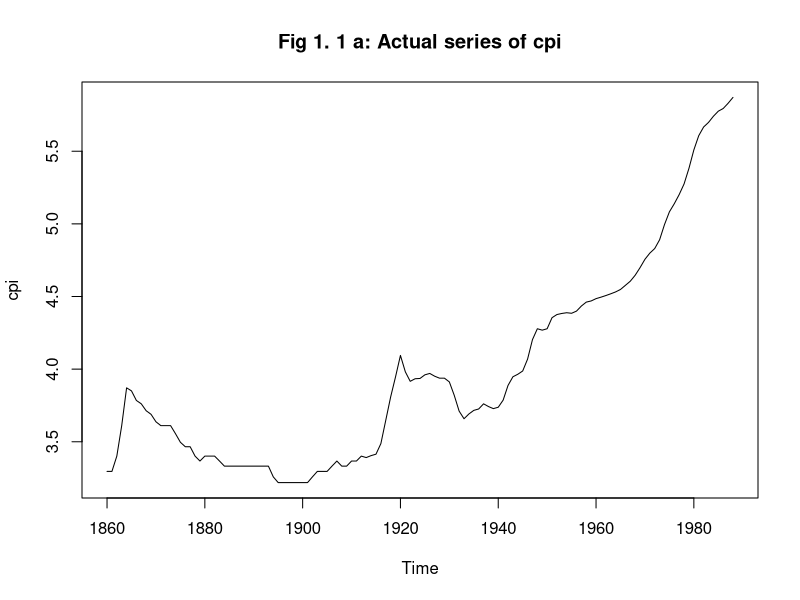
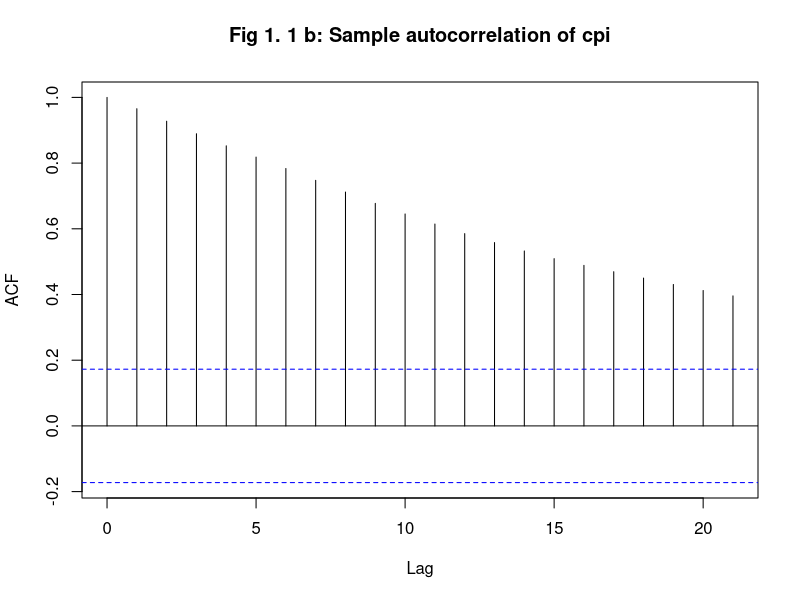
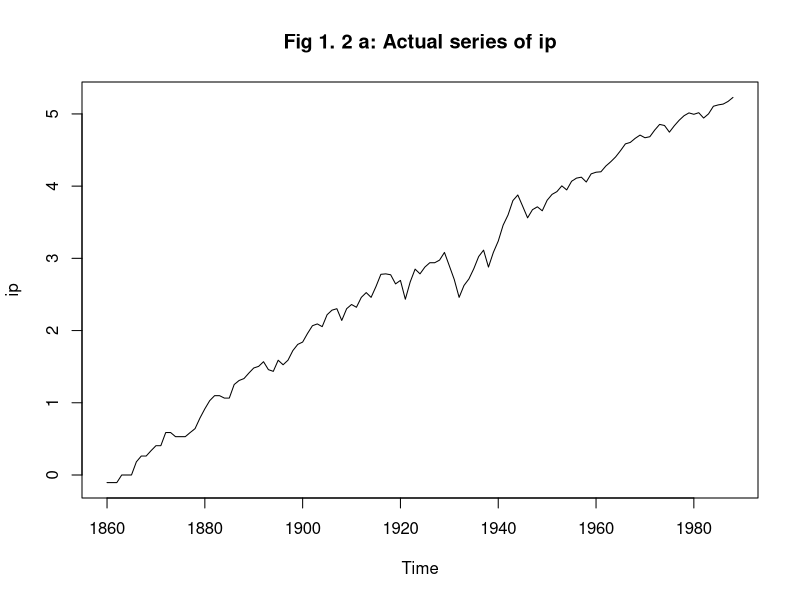
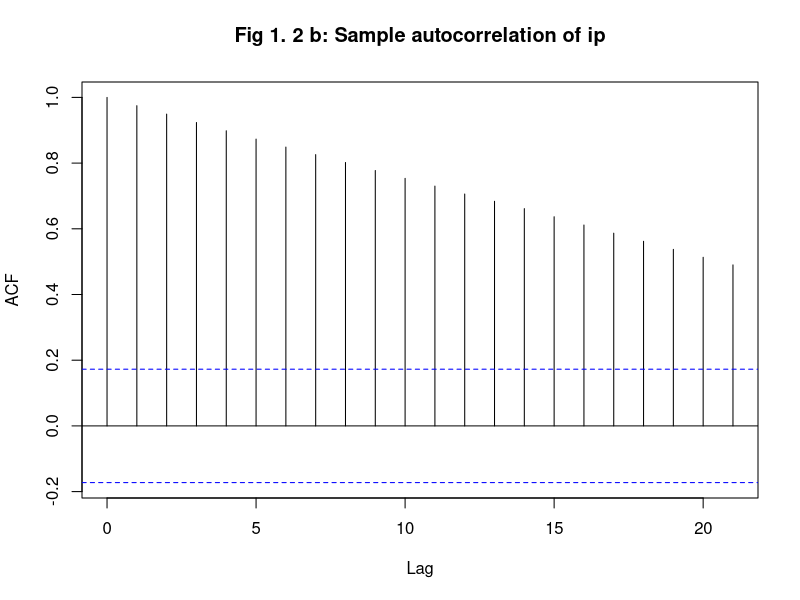
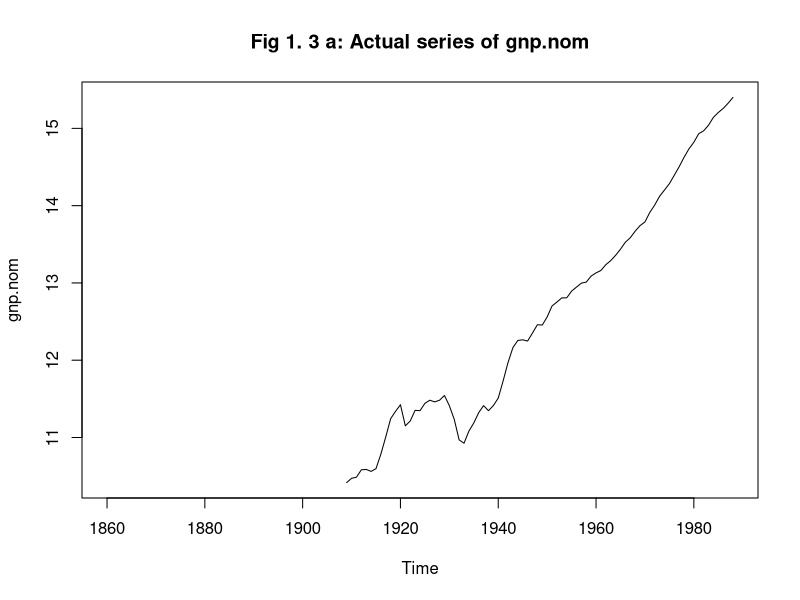
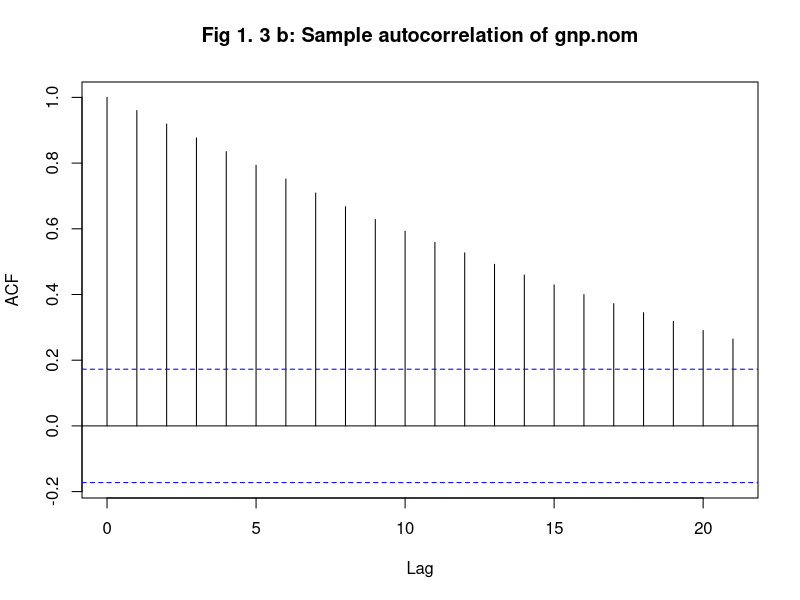
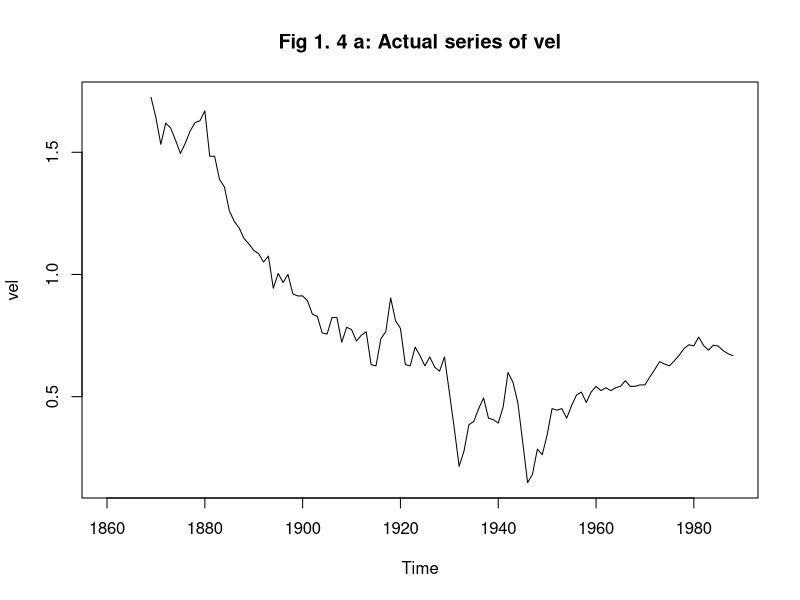
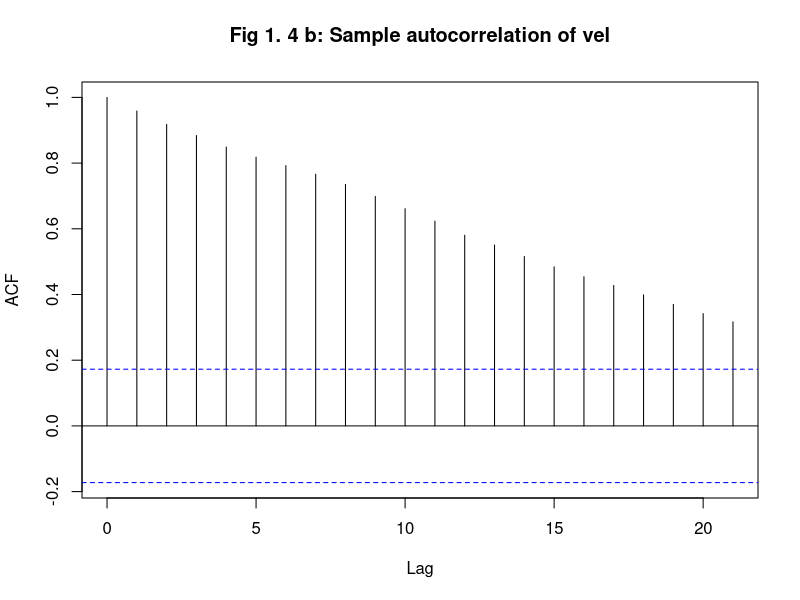

Generate these figures, in order, with R:
## ---- chunk 1
knitr::opts_chunk$set(echo = TRUE)
## ---- chunk 2
library(tseries)
library(knitr)
data("NelPlo")
## Create a random walk process
set.seed(99)
e<-rnorm(100)
yt<-0
for(t in 2:100){
  yt[t]= yt[t-1]+e[t]
  
}
yt<-ts(yt)
## To CHeck the original series
tbl<-data.frame()
cnme<-colnames(NelPlo)
a<-acf(yt, plot = FALSE)
tbl[1,1]<-"Random Walk"
tbl[1,2]<-100
for(i in 1:length(a)){
  tbl[1,i+2]<-a[i]
}
for(j in 1:length(cnme)){
  b<-acf(NelPlo[,j], na.action = na.pass, plot = FALSE)
  tbl[j+1,1]<-cnme[j]
  tbl[j+1,2]<-length(which(!is.na(NelPlo[,j])))
  for(i in 1:(length(b))){
    tbl[j+1,i+2]<-b[i]
  }
}
colnames(tbl)<-c("Series","T","r1","r2","r3","r4","r5","r6")
kable(tbl, format="markdown", caption="Table 1: Sample autocorrelation of the series")
## ---- chunk 3

for(j in 1:14){
  plot.ts(NelPlo[,j], ylab=cnme[j] , main=paste("Fig 1.",j,"a: Actual series of", cnme[j]))
  plot(acf(NelPlo[,j], na.action = na.pass, plot = FALSE), main=paste("Fig 1.",j,"b: Sample autocorrelation of", cnme[j]))
}
## ---- chunk 4

lag_NelPlo<-lag(NelPlo,-1)
lag_yt<-lag(yt,-1)
diff_NelPlo<-NelPlo-lag_NelPlo
diff_yt<-yt-lag_yt
tbl_firstdiff<-data.frame()
tbl_firstdiff[1,1]<-"Time aggegrated Random Walk"
tbl_firstdiff[1,2]<-100
a<-acf(diff_yt, plot=FALSE)
for(i in 1:length(a)){
  tbl_firstdiff[1,i+2]<-a[i]
}
for(j in 1:length(cnme)){
  b<-acf(diff_NelPlo[,j], na.action = na.pass, plot = FALSE)
  tbl_firstdiff[j+1,1]<-cnme[j]
  tbl_firstdiff[j+1,2]<-length(which(!is.na(diff_NelPlo[,j])))
  for(i in 1:(length(b))){
    tbl_firstdiff[j+1,i+2]<-b[i]
  }
}
colnames(tbl_firstdiff)<-c("Series","T","r1","r2","r3","r4","r5","r6")
kable(tbl_firstdiff, format="markdown", caption="Table 2: Sample autocorrelation of the first difference of series")

## ---- chunk 5
for(j in 1:14){
  plot(diff_NelPlo[,j], ylab=cnme[j], main=paste("Fig 2.",j,"a: First Difference of",cnme[j]))
  plot(acf(diff_NelPlo[,j], na.action = na.pass, plot = FALSE), main=paste("Fig 2.",j,"b: Sample autocorrelation of first difference of", cnme[j]))
}

## ---- chunk 6
residual_NelPlo<-data.frame()
for(j in 1:length(cnme)){
  t<-1:length(NelPlo[,j])
  model<- lm(NelPlo[,j] ~ t)
  r<-resid(model)
  for(i in 1:(length(r))){
    residual_NelPlo[i,j]<-r[i]
  }
}
residual_NelPlo<-ts(residual_NelPlo, start = start(NelPlo), end = end(NelPlo))
tbl_timetrend<-data.frame()
res_yt<-resid(lm(yt ~ c(1:100)))
a<-acf(res_yt, plot= FALSE)
tbl_timetrend[1,1]<-"Detrended Random Walk"
tbl_timetrend[1,2]<-100
for(i in 1:length(a)){
  tbl_timetrend[1,i+2]<-a[i]
}

for(j in 1:length(cnme)){
  b<-acf(residual_NelPlo[,j], na.action = na.pass, plot = FALSE)
  tbl_timetrend[j+1,1]<-cnme[j]
  tbl_timetrend[j+1,2]<-length(which(!is.na(residual_NelPlo[,j])))
  for(i in 1:(length(b))){
    tbl_timetrend[j+1,i+2]<-b[i]
  }
} 
colnames(tbl_timetrend)<-c("Series","T","r1","r2","r3","r4","r5","r6")
kable(tbl_timetrend, format="markdown", caption="Table 3: Sample autocorrelation of the deviation from the time trend")

## ---- chunk 7
for(j in 1:14){
    plot(residual_NelPlo[,j], ylab=cnme[j], main=paste("Fig 3.",j,"a: Residual of", cnme[j]))
  plot(acf(residual_NelPlo[,j], na.action = na.pass, plot = FALSE), main=paste("Fig 3.",j,"b: Sample autocorrelation of detrended series of", cnme[j]))
}
## ---- chunk 8
require(urca)
for(i in 1: length(cnme)){
  
  adfy<-ur.df(na.omit(NelPlo[,i]), type="trend", lags=0, selectlags=c("AIC"))
  sum<-summary(adfy) 
  value<-sum@teststat[1,]
  c.v<-sum@cval[,2]
  df1<-data.frame(value,c.v)
  rownames(df1)<-c("tau_t","phi2","phi3")
  print(kable(df1, format="markdown", caption = paste("Summary of DF tests for", cnme[i])))
  print(paste("Summary of DF tests for", cnme[i]))
}

## ---- chunk 9

for(i in 1: length(cnme)){
  
  adfy<-ur.df(na.omit(NelPlo[,i]), type="drift", lags=0, selectlags=c("AIC"))
  sum<-summary(adfy) 
  value<-sum@teststat[1,]
  c.v<-sum@cval[,2]
  df1<-data.frame(value,c.v)
  rownames(df1)<-c("tau_t","phi1")
  print(kable(df1, format="markdown", caption = paste("Summary of DF tests for", cnme[i])))
  print(paste("Summary of DF tests for", cnme[i]))
}

## ---- chunk 10

  adfy<-ur.df(na.omit(int.rate), type="none", lags=0, selectlags=c("AIC"))
  sum<-summary(adfy) 
  value<-sum@teststat[1,]
  c.v<-sum@cval[,2]
  df1<-data.frame(value,c.v)
  rownames(df1)<-c("tau")
  print(kable(df1, format="markdown", caption = paste("Summary of DF tests for", cnme[i])))
  print("Summary of DF tests for int.rate")
  
  
  adfy<-ur.df(na.omit(stock.prices), type="none", lags=0, selectlags=c("AIC"))
  sum<-summary(adfy) 
  value<-sum@teststat[1,]
  c.v<-sum@cval[,2]
  df1<-data.frame(value,c.v)
  rownames(df1)<-c("tau")
  print(kable(df1, format="markdown", caption = paste("Summary of DF tests for", cnme[i])))
  print("Summary of DF tests for stock.prices")
  
  adfy<-ur.df(na.omit(gnp.capita), type="none", lags=0, selectlags=c("AIC"))
  sum<-summary(adfy) 
  value<-sum@teststat[1,]
  c.v<-sum@cval[,2]
  df1<-data.frame(value,c.v)
  rownames(df1)<-c("tau")
  print(kable(df1, format="markdown", caption = paste("Summary of DF tests for", cnme[i])))
  print("Summary of DF tests for gnp.capita")


